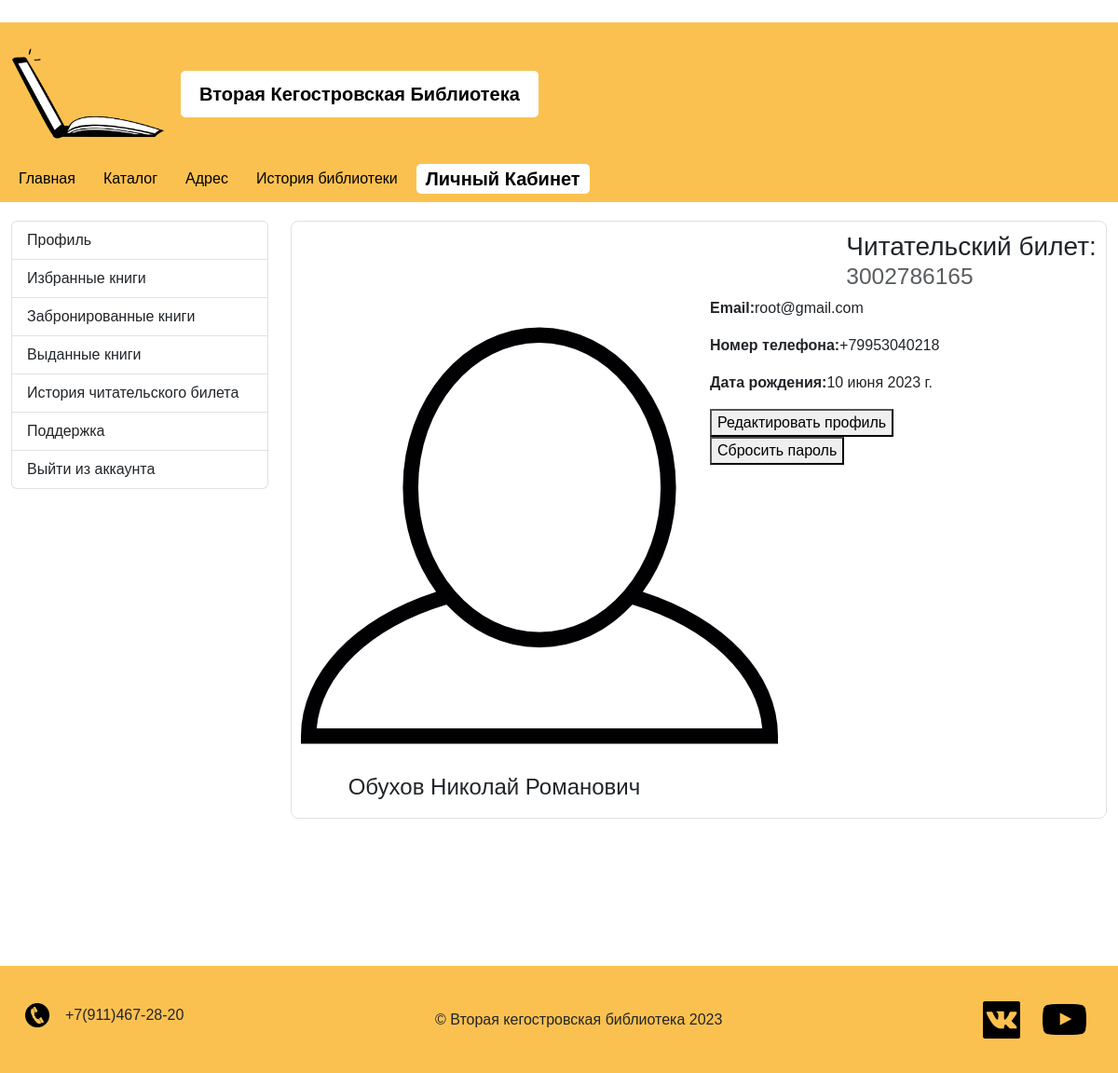
/profile/ (signed in), run on the app's committed database.
### library/models.py (models this page shows, shortened)
class LibraryUser(AbstractUser):
    first_name = models.CharField(max_length=30)
    second_name = models.CharField(max_length=30)
    last_name = models.CharField(max_length=30)
    date_of_birth = models.DateField(null=True)
    email = models.CharField(max_length=100)
    phone = models.CharField(max_length=30)
    card_number = models.CharField(max_length=10, default=generate_random_number, unique=True)
    is_activate = models.BooleanField(default=False)
    is_verificate = models.BooleanField(default=False)
    is_stuff = models.BooleanField(default=False)
    groups = models.ManyToManyField('auth.Group', related_name='library_users', related_query_name='library_user')
    user_permissions = models.ManyToManyField('auth.Permission', related_name='library_users', related_query_name='library_user')

### library/views.py (the view)
# urls.py: path('profile/', views.personal_area, name='profile'),
@login_required
def personal_area(request):
    user = request.user
    books = Book.objects.select_related('book_genre').order_by('book_title')
    issued_books_ids = Library_Card.objects.filter(user_id=user, status='issued').values_list('book_id', flat=True)
    reserved_books_ids = Library_Card.objects.filter(user_id=user, status='reserved').values_list('book_id', flat=True)
    favorite_book_ids = Favorite_Book.objects.filter(user_id=user).values_list('book_id', flat=True)
    library_card = Library_Card.objects.filter(user_id=request.user)
    form = ProblemReportForm()
    settings = {'menu': Nav_Tables,
                'title': '������ �������',
                'issued_books_ids': issued_books_ids,
                'reserved_books_ids': reserved_books_ids,
                'user': user,
                'books': books,
                'favorite_book_ids': favorite_book_ids,
                'library_card': library_card,
                'form': form
                }
    active_item = '������ �������'
    for item in Nav_Tables:
        if item['title'].lower() == active_item.lower():
            item['active'] = True
        else:
            item['active'] = False
    return render(request, 'personal_area.html', context=settings)

### library/models.py (called while the page is built)
    def __str__(self):
        return self.genre

### library/templates/personal_area.html (shortened to what this page needs)
﻿{% extends 'base.html' %}
{% load static %}
{% block content %}
<link href="https://cdn.jsdelivr.net/npm/bootstrap@5.3.0/dist/css/bootstrap.min.css" rel="stylesheet">
<link rel="stylesheet" href="{% static 'fontawesome/css/all.min.css' %}">
<link rel="stylesheet" href="{% static 'css/styles_profile.css' %}">
<div class="container-fluid">
    <div class="row">
        <div class="col-md-3">
            <div class="list-group" id="sidebar">
                <a href="#" class="list-group-item" data-content="content1">Профиль</a>
                <a href="#" class="list-group-item" data-content="content2">Избранные книги</a>
                <a href="#" class="list-group-item" data-content="content3">Забронированные книги</a>
                <a href="#" class="list-group-item" data-content="content4">Выданные книги</a>
                <a href="#" class="list-group-item" data-content="content5">История читательского билета</a>
                <a href="#" class="list-group-item" data-content="content6">Поддержка</a>
                <a class="list-group-item" href="{% url 'logout' %}">Выйти из аккаунта</a>
            </div>
        </div>
        <div class="col-md-9">
            <div id="content1" class="content-block">
                <div class="profile-wrapper">
                    <div class="row justify-content-end">
                        <div class="col-4">
                            <h3>
                                Читательский билет:
                                <small class="text-body-secondary">{{ user.card_number }}</small>
                            </h3>
                        </div>
                    </div>
                    <div class="row justify-content-center">
                        <div class="col-6">
                            <img src="{% static 'images/profile.png' %}" class="rounded mx-auto d-block" alt="Фото профиля">
                            <p class="h4" style="text-align:center">{{ user.first_name }} {{ user.second_name }} {{ user.last_name }} </p>
                        </div>
                        <div class="col-6">
                            <p><strong>Email:</strong>{{ user.email }}</p>
                            <p><strong>Номер телефона:</strong>{{ user.phone }}</p>
                            <p><strong>Дата рождения:</strong>{{ user.date_of_birth }}</p>
                            <button onclick="redirectToChangeUser({{ user.id }})">Редактировать профиль</button>
                            <form method="post" action="{% url 'forgot_password' %}">
                                <button type="submit">Сбросить пароль</button>
                            </form>
                        </div>
                    </div>
                </div>
            </div>
        </div>
    </div>
</div>
{% endblock %}

### library/static/css/styles_base.css (style rules this page uses)
body { font-family: Arial, sans-serif !important; margin: 0; padding: 0; }

### library/static/css/styles_profile.css (style rules this page uses)
.profile-wrapper { min-height: 72vh; border: 1px solid #dee2e6; border-radius: 8px; padding: 10px; margin-bottom: 10px; z-index: 2; }

### data on the page
LibraryUser: card_number "3002786165", first_name "Обухов", second_name "Николай", last_name "Романович", email "root@gmail.com", phone "+79953040218", date_of_birth "10 июня 2023 г."

### other printed values
{{ i.title }} "Главная" "Каталог" "Адрес" "История библиотеки" "Личный Кабинет"
